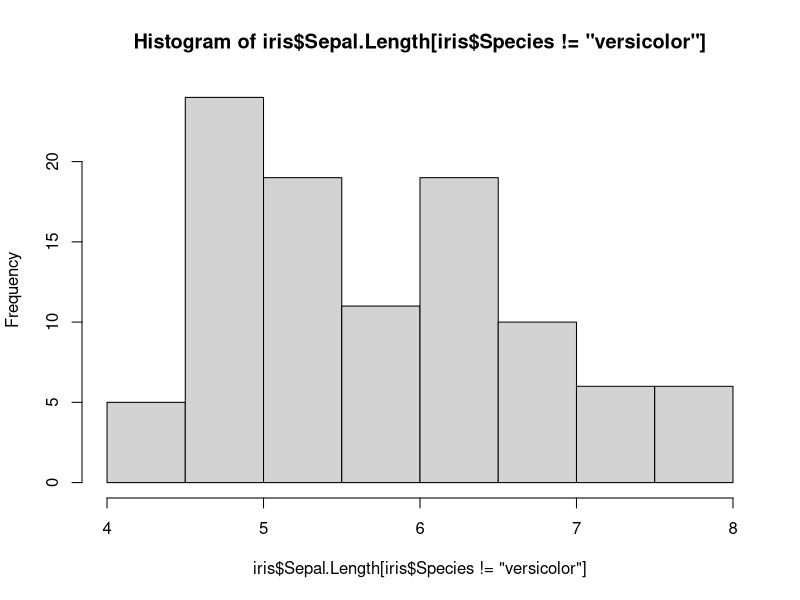
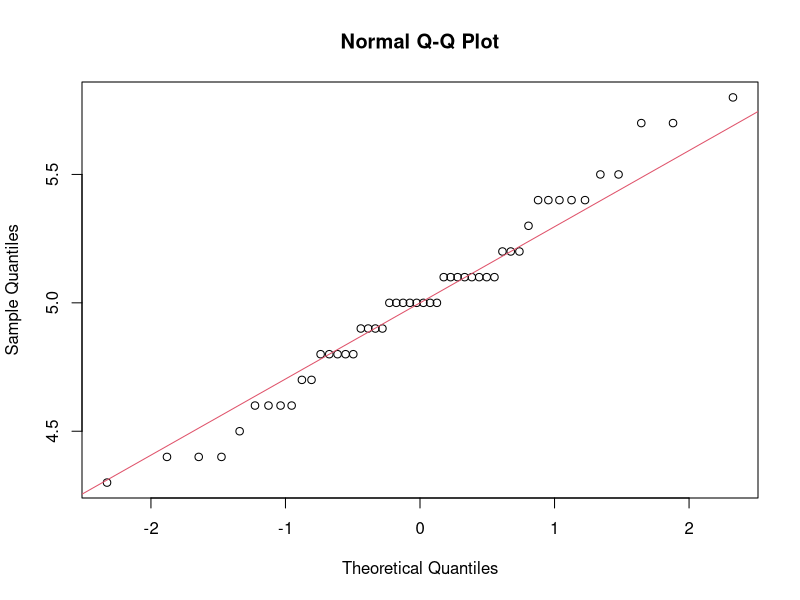
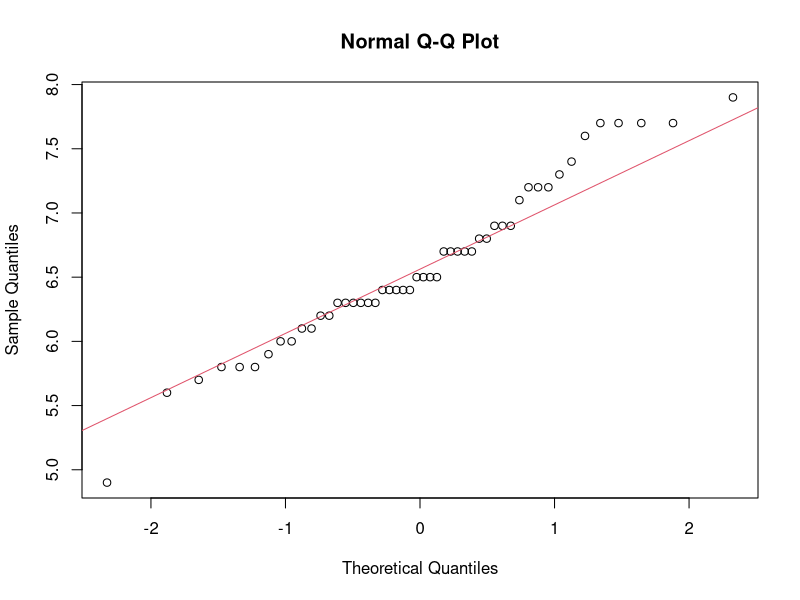
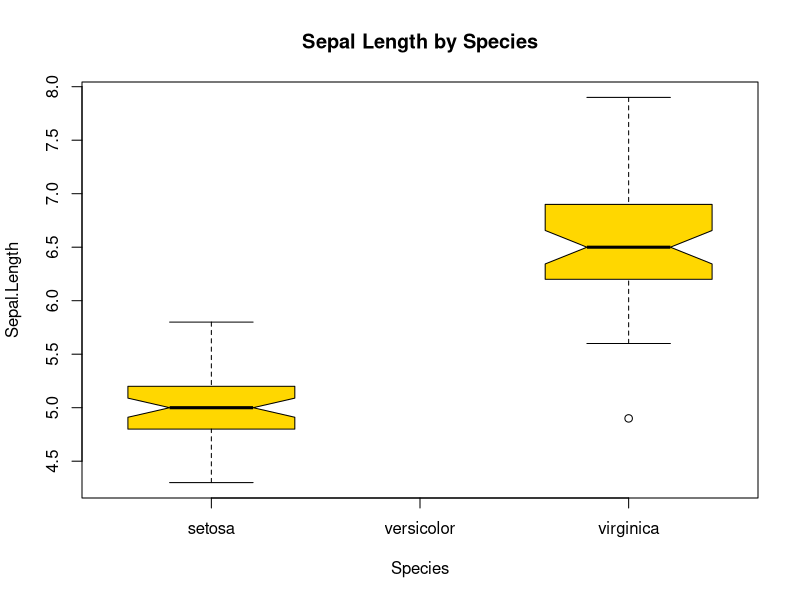
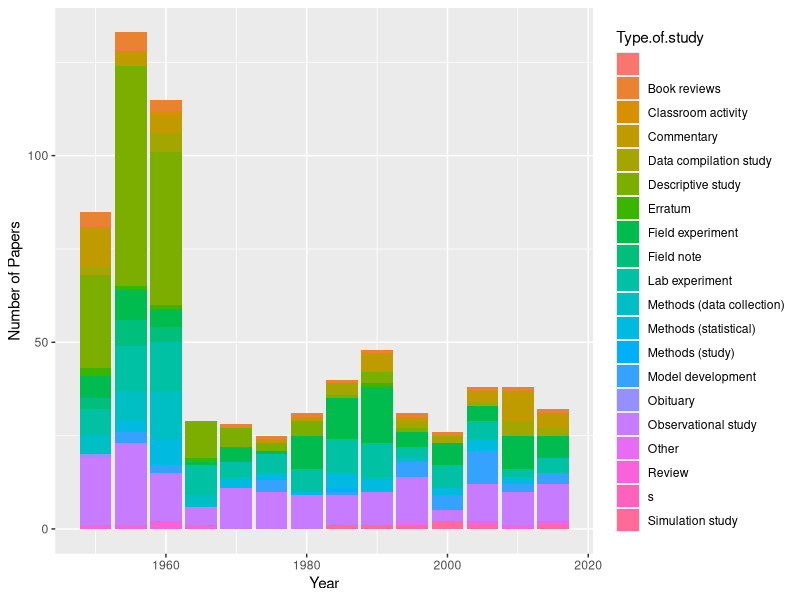
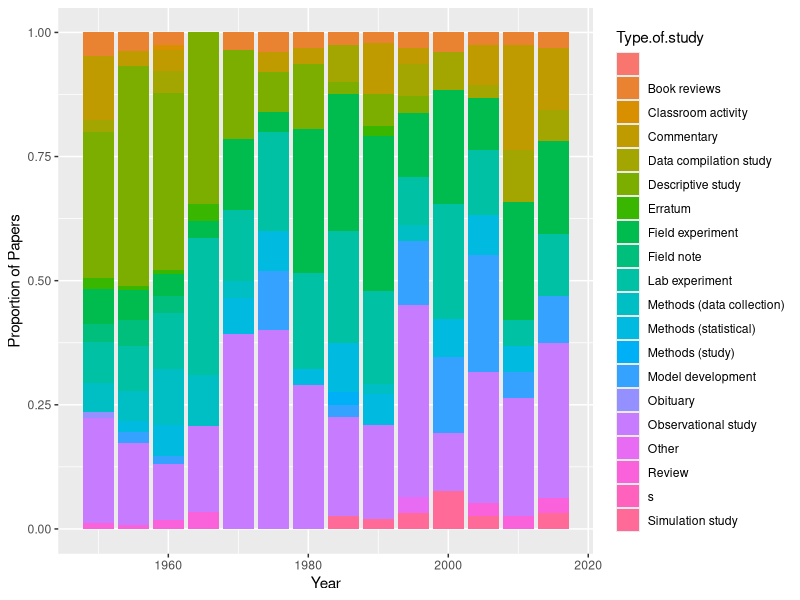
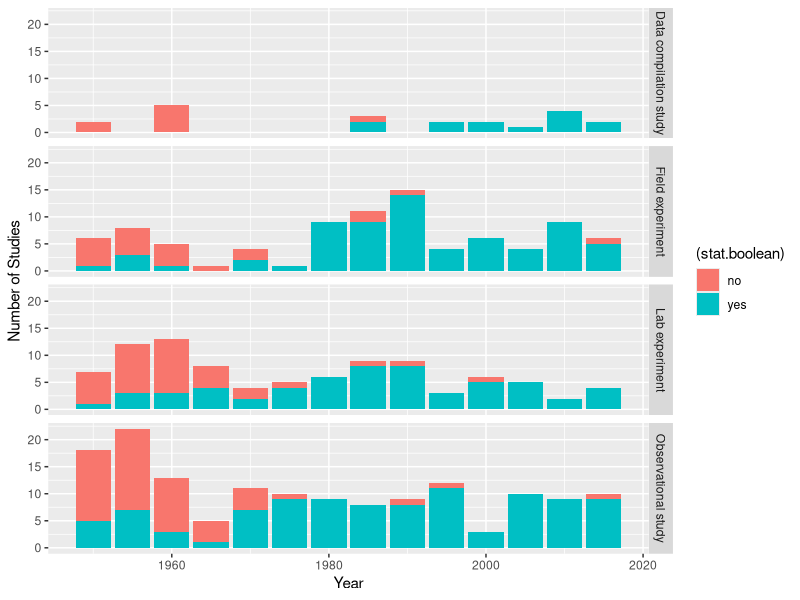
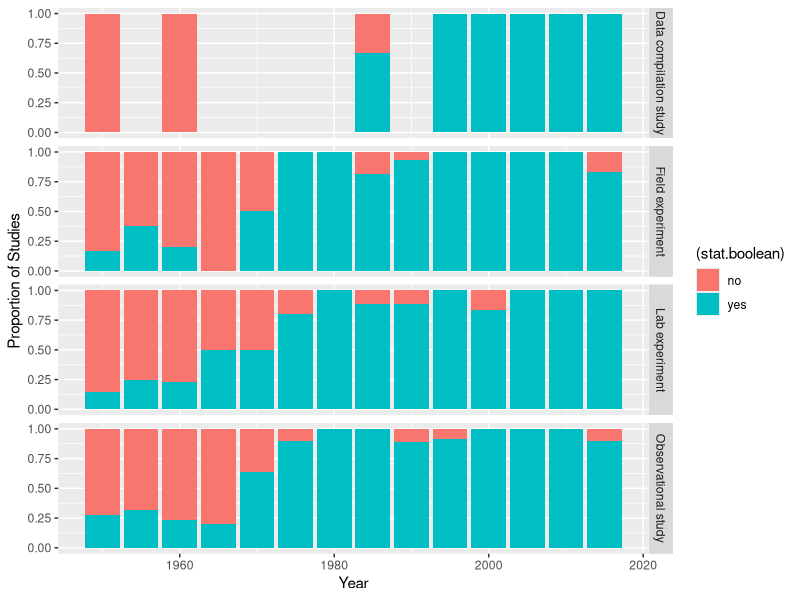

Recreate these plots in R, in order.
# Example R Script for Intro To R & GITHUB
# Elise Larsen, 2019-01-09

#### OUTLINE
# 1. Example script for Intro to R, week 1 activity
# 2. Intro to Journal Review of Statistical Methods
# 3. Instructions for how to use this file in Intro to Github

# 1. Intro to R: Example script

#Looking at an existing dataset in R
summary(iris)

#iris data has 3 species. I select 2 to compare. There are many ways to do this. 
setosa.sl<-iris$Sepal.Length[iris$Species=="setosa"]
virginica.sl<-subset(iris$Sepal.Length, iris$Species=="virginica")

#analysis: t-test?

#test assumptions: Normality, Equal Variance

#Normality
hist(iris$Sepal.Length[iris$Species!='versicolor'])
## Perform the test
shapiro.test(setosa.sl)
shapiro.test(virginica.sl)

## Plot using a qqplot
qqnorm(setosa.sl);qqline(setosa.sl, col = 2)
qqnorm(virginica.sl);qqline(virginica.sl, col = 2)

#Equal variance
var(setosa.sl)
var(virginica.sl)
### DOES NOT PASS ASSUMPTION. Cannot use t.test()

##MANN WHITNEY U TEST / WILCOXON RANK  SUM TEST
# Wilcoxon rank sum test
wilcox.test(setosa.sl,virginica.sl)

## CONCLUSION: REJECT the idea that sepal lengths are the same between setosa and virginica species
## Sepal Lengths differ between species

##Plot sepal lengths by species
boxplot(Sepal.Length~Species, data=iris[iris$Species!="versicolor",], notch=TRUE,
        col=("gold"),
        main="Sepal Length by Species", xlab="Species")




#####################  END INTRO TO R HERE ###################




## 2. Intro to Journal Review of Statistical Methods

##LOAD DATA
stat.review<-read.csv("StatMethodReview.csv", header=T)

##VIEW DATA
head(stat.review) #shows column names and first 5 rows
summary(stat.review) #gives summary statistics by column

#dplyr is a very useful package for manipulating data
#install.packages("dplyr") ## install if needed
library(dplyr)
library(ggplot2)

##LOOKING AT TRENDS OVER TIME


##Type of study by year

paper.x.year<-stat.review %>%
  group_by(Year, Type.of.study) %>%
  summarize(n())
names(paper.x.year)[3]<-"n.papers"

## Visualizations
## Grouped
#ggplot(paper.x.year, aes(fill=Type.of.study, y=n.papers, x=Year)) + 
#  geom_bar(position="dodge", stat="identity")

# Stacked
ggplot(paper.x.year, aes(fill=Type.of.study, y=n.papers, x=Year)) + 
  geom_bar( stat="identity") +
  ylab("Number of Papers")


# Stacked Percent
ggplot(paper.x.year, aes(fill=Type.of.study, y=n.papers, x=Year)) + 
  geom_bar( stat="identity", position="fill") + 
  ylab("Proportion of Papers")



#### SUBSET Papers to *Studies*

#Look at the Proportion of studies (observational, field experiment, lab experiment, data compilation study only) that:
# Use statistics

##FILTER TO "STUDIES"
studytypes<-c("Observational study","Field experiment","Lab experiment", "Data compilation study")

#Filter Data
study.review <- stat.review %>%
  filter(Type.of.study %in% studytypes) %>%
  select(Year, Type.of.study, No.statistical.test, Correlation, GOF, Regression, Non.linear, Other.model)
study.review$Type.of.study<-factor(study.review$Type.of.study)


#### HOW OFTEN WERE STATISTICAL TESTS PRESENTED IN STUDIES?
#NA in "No.statistical.test" indicates some statistical test was performed
study.review$stat.boolean<-"no"
study.review$stat.boolean[is.na(study.review$No.statistical.test)]<-"yes"
study.review$stat.boolean<-factor(study.review$stat.boolean)

#summarize data of interest
study.x.year<-study.review %>%
  group_by(Year, Type.of.study, stat.boolean) %>%
  summarize(n())
names(study.x.year)[4]<-"n.studies"

## Visualizations
## stacked
plotnostatsgroup<-ggplot(study.x.year, aes(fill=(stat.boolean), y=n.studies, x=Year)) + 
  geom_bar(stat="identity") +
  ylab("Number of Studies")

#Facet by study type
plotnostatsgroup + facet_grid(Type.of.study ~ .)

# Stacked Percent
plotnostatsgroupProp<-ggplot(study.x.year, aes(fill=(stat.boolean), y=n.studies, x=Year)) + 
  geom_bar( stat="identity", position="fill") + 
  ylab("Proportion of Studies")
#Facet by study type
plotnostatsgroupProp + facet_grid(Type.of.study ~ .)



# Look at what Type of statistics were used (Correlation, GOF, Regression, Other)
study.review$stat.type<-as.factor("none")
levels(study.review$stat.type)<-c("none","correlation","regression","gof","multiple","other")
study.review$stat.type[study.review$Correlation==1]<-"correlation"
study.review$stat.type[study.review$GOF==1 & is.na(study.review$Correlation)]<-"gof"
study.review$stat.type[study.review$GOF==1 & study.review$Correlation==1]<-"multiple"
study.review$stat.type[study.review$Regression==1 & is.na(study.review$GOF) & is.na(study.review$Correlation)]<-"regression"
study.review$stat.type[study.review$Regression==1 & study.review$Correlation==1]<-"multiple"
study.review$stat.type[study.review$Regression==1 & study.review$GOF==1]<-"multiple"
study.review$stat.type[study.review$stat.type=="none" & study.review$stat.boolean=="yes"]<-"other"


#summarize data of interest
test.x.year<-study.review %>%
  group_by(Year, Type.of.study, stat.type) %>%
  summarize(n())
names(test.x.year)[4]<-"n.studies"

## Visualizations
# Try this palette with black from http://www.cookbook-r.com/Graphs/Colors_(ggplot2)/#a-colorblind-friendly-palette:
cbbPalette <- c("#000000", "#E69F00", "#56B4E9", "#009E73", "#F0E442", "#0072B2", "#D55E00", "#CC79A7")

## stacked
plotstattypes<-ggplot(test.x.year, aes(fill=(stat.type), y=n.studies, x=Year)) + 
  geom_bar(stat="identity") +
  scale_fill_manual(values=cbbPalette) +
  ylab("Number of Studies")

#Facet by study type
plotstattypes + facet_grid(Type.of.study ~ .)

# Stacked Percent
plotstattypesProp<-ggplot(test.x.year, aes(fill=(stat.type), y=n.studies, x=Year)) + 
  geom_bar( stat="identity", position="fill") + 
  scale_fill_manual(values=cbbPalette) +
  ylab("Proportion of Studies")
#Facet by study type
plotstattypesProp + facet_grid(Type.of.study ~ .)


### Class Activities:
#Look at the proportion of regression studies over time that:
#  act as if all assumptions met
#  deal with non-normal errors 
#  use different approached to deal with non-normal errors (Xform, NP, AltDist)
#  deal with non-independence (mixed model)


#####################  END INTRO TO STAT REVIEW ###################




## 3. Intro to Github: Instructions 
##    ALL LINES BELOW COMMENTED OUT BUT YOU WILL RUN SOME OF THEM
##
## AFTER creating Github account, keep Github credentials available. 
## If you haven't already: 

## A. Configure Github:
## install if needed (do this exactly once):
## RUN:
# install.packages("usethis")

##configure name & email using your own name and email and then RUN:
#library(usethis)
#use_git_config(user.name = "YOUR NAME", user.email = "YOUREMAIL@georgetown.edu")

## B. Create a new RStudio project, select Version Control, Git, and use this repository link:
## https://github.com/leslieries/AdvancedModelsCourse
## On the top left panel, you'll now see a "Git" tab. 
## Within the git tab, the branch of the git repository you are on is int he top right corner. 
## The default is "master"
## Use the icon to the left to create a new branch  
## Edit this file in that branch.
## Commit the changes to your branch (include a commit message).

### FOR THE FOLLOWING, YOU WILL NEED TO BE ADDED AS A COLLABORATOR ON GITHUB.
# Switch to master branch.
# Merge branches (using shell in Tools menu).
# Push changes to origin.
